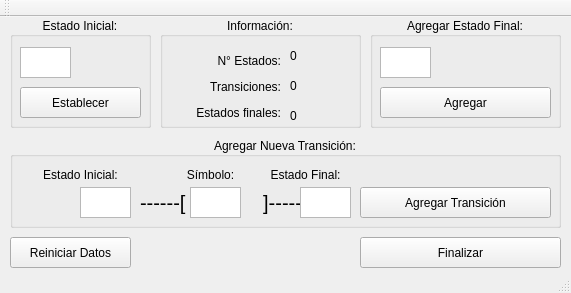
<?xml version="1.0" encoding="UTF-8"?>
<ui version="4.0">
 <class>v_principal</class>
 <widget class="QMainWindow" name="v_principal">
  <property name="geometry">
   <rect>
    <x>0</x>
    <y>0</y>
    <width>571</width>
    <height>293</height>
   </rect>
  </property>
  <property name="windowTitle">
   <string>Mattor :: Setup</string>
  </property>
  <property name="tabShape">
   <enum>QTabWidget::Rounded</enum>
  </property>
  <widget class="QWidget" name="centralWidget">
   <widget class="QGroupBox" name="groupBox">
    <property name="geometry">
     <rect>
      <x>10</x>
      <y>0</y>
      <width>141</width>
      <height>111</height>
     </rect>
    </property>
    <property name="autoFillBackground">
     <bool>true</bool>
    </property>
    <property name="title">
     <string>Estado Inicial:</string>
    </property>
    <property name="alignment">
     <set>Qt::AlignCenter</set>
    </property>
    <property name="flat">
     <bool>false</bool>
    </property>
    <widget class="QPlainTextEdit" name="b_inicial">
     <property name="geometry">
      <rect>
       <x>10</x>
       <y>30</y>
       <width>51</width>
       <height>31</height>
      </rect>
     </property>
     <property name="inputMethodHints">
      <set>Qt::ImhDialableCharactersOnly|Qt::ImhDigitsOnly</set>
     </property>
    </widget>
    <widget class="QLabel" name="l_inicial">
     <property name="geometry">
      <rect>
       <x>70</x>
       <y>30</y>
       <width>61</width>
       <height>31</height>
      </rect>
     </property>
     <property name="text">
      <string/>
     </property>
    </widget>
    <widget class="QPushButton" name="tt_inicial">
     <property name="geometry">
      <rect>
       <x>10</x>
       <y>70</y>
       <width>121</width>
       <height>31</height>
      </rect>
     </property>
     <property name="text">
      <string>Establecer</string>
     </property>
    </widget>
   </widget>
   <widget class="QGroupBox" name="groupBox_2">
    <property name="geometry">
     <rect>
      <x>160</x>
      <y>0</y>
      <width>201</width>
      <height>111</height>
     </rect>
    </property>
    <property name="autoFillBackground">
     <bool>true</bool>
    </property>
    <property name="title">
     <string>Información:</string>
    </property>
    <property name="alignment">
     <set>Qt::AlignCenter</set>
    </property>
    <widget class="QLabel" name="label">
     <property name="geometry">
      <rect>
       <x>10</x>
       <y>30</y>
       <width>111</width>
       <height>81</height>
      </rect>
     </property>
     <property name="text">
      <string>&lt;html&gt;&lt;head/&gt;&lt;body&gt;&lt;p align=&quot;right&quot;&gt;N° Estados:&lt;/p&gt;&lt;p align=&quot;right&quot;&gt;Transiciones:&lt;/p&gt;&lt;p align=&quot;right&quot;&gt;Estados finales:&lt;/p&gt;&lt;/body&gt;&lt;/html&gt;</string>
     </property>
    </widget>
    <widget class="QLabel" name="l_s_estados">
     <property name="geometry">
      <rect>
       <x>130</x>
       <y>30</y>
       <width>61</width>
       <height>17</height>
      </rect>
     </property>
     <property name="text">
      <string>0</string>
     </property>
     <property name="alignment">
      <set>Qt::AlignLeading|Qt::AlignLeft|Qt::AlignVCenter</set>
     </property>
    </widget>
    <widget class="QLabel" name="l_s_transiciones">
     <property name="geometry">
      <rect>
       <x>130</x>
       <y>60</y>
       <width>61</width>
       <height>17</height>
      </rect>
     </property>
     <property name="text">
      <string>0</string>
     </property>
     <property name="alignment">
      <set>Qt::AlignLeading|Qt::AlignLeft|Qt::AlignVCenter</set>
     </property>
    </widget>
    <widget class="QLabel" name="l_s_finales">
     <property name="geometry">
      <rect>
       <x>130</x>
       <y>90</y>
       <width>61</width>
       <height>17</height>
      </rect>
     </property>
     <property name="text">
      <string>0</string>
     </property>
     <property name="alignment">
      <set>Qt::AlignLeading|Qt::AlignLeft|Qt::AlignVCenter</set>
     </property>
    </widget>
   </widget>
   <widget class="QGroupBox" name="groupBox_3">
    <property name="geometry">
     <rect>
      <x>370</x>
      <y>0</y>
      <width>191</width>
      <height>111</height>
     </rect>
    </property>
    <property name="autoFillBackground">
     <bool>true</bool>
    </property>
    <property name="title">
     <string>Agregar Estado Final:</string>
    </property>
    <property name="alignment">
     <set>Qt::AlignCenter</set>
    </property>
    <widget class="QPlainTextEdit" name="b_final">
     <property name="geometry">
      <rect>
       <x>10</x>
       <y>30</y>
       <width>51</width>
       <height>31</height>
      </rect>
     </property>
     <property name="inputMethodHints">
      <set>Qt::ImhDialableCharactersOnly|Qt::ImhDigitsOnly</set>
     </property>
    </widget>
    <widget class="QLabel" name="l_e_final">
     <property name="geometry">
      <rect>
       <x>70</x>
       <y>30</y>
       <width>111</width>
       <height>31</height>
      </rect>
     </property>
     <property name="font">
      <font>
       <weight>75</weight>
       <italic>true</italic>
       <bold>true</bold>
      </font>
     </property>
     <property name="text">
      <string/>
     </property>
    </widget>
    <widget class="QPushButton" name="tt_final">
     <property name="geometry">
      <rect>
       <x>10</x>
       <y>70</y>
       <width>171</width>
       <height>31</height>
      </rect>
     </property>
     <property name="text">
      <string>Agregar</string>
     </property>
    </widget>
   </widget>
   <widget class="QGroupBox" name="groupBox_4">
    <property name="geometry">
     <rect>
      <x>10</x>
      <y>120</y>
      <width>551</width>
      <height>91</height>
     </rect>
    </property>
    <property name="autoFillBackground">
     <bool>true</bool>
    </property>
    <property name="title">
     <string>Agregar Nueva Transición:</string>
    </property>
    <property name="alignment">
     <set>Qt::AlignCenter</set>
    </property>
    <widget class="QLabel" name="l_inicial_2">
     <property name="geometry">
      <rect>
       <x>20</x>
       <y>30</y>
       <width>101</width>
       <height>16</height>
      </rect>
     </property>
     <property name="text">
      <string>&lt;html&gt;&lt;head/&gt;&lt;body&gt;&lt;p&gt;Estado Inicial:&lt;/p&gt;&lt;/body&gt;&lt;/html&gt;</string>
     </property>
     <property name="alignment">
      <set>Qt::AlignCenter</set>
     </property>
    </widget>
    <widget class="QLabel" name="l_inicial_3">
     <property name="geometry">
      <rect>
       <x>170</x>
       <y>30</y>
       <width>61</width>
       <height>16</height>
      </rect>
     </property>
     <property name="text">
      <string>Símbolo:</string>
     </property>
     <property name="alignment">
      <set>Qt::AlignCenter</set>
     </property>
    </widget>
    <widget class="QLabel" name="l_inicial_4">
     <property name="geometry">
      <rect>
       <x>250</x>
       <y>30</y>
       <width>91</width>
       <height>16</height>
      </rect>
     </property>
     <property name="text">
      <string>Estado Final:</string>
     </property>
     <property name="alignment">
      <set>Qt::AlignCenter</set>
     </property>
    </widget>
    <widget class="QPlainTextEdit" name="b_einicial">
     <property name="geometry">
      <rect>
       <x>70</x>
       <y>50</y>
       <width>51</width>
       <height>31</height>
      </rect>
     </property>
     <property name="inputMethodHints">
      <set>Qt::ImhDialableCharactersOnly|Qt::ImhDigitsOnly</set>
     </property>
    </widget>
    <widget class="QPlainTextEdit" name="b_simb">
     <property name="geometry">
      <rect>
       <x>180</x>
       <y>50</y>
       <width>51</width>
       <height>31</height>
      </rect>
     </property>
     <property name="inputMethodHints">
      <set>Qt::ImhNone</set>
     </property>
    </widget>
    <widget class="QPlainTextEdit" name="b_efinal">
     <property name="geometry">
      <rect>
       <x>290</x>
       <y>50</y>
       <width>51</width>
       <height>31</height>
      </rect>
     </property>
     <property name="inputMethodHints">
      <set>Qt::ImhDialableCharactersOnly|Qt::ImhDigitsOnly</set>
     </property>
    </widget>
    <widget class="QLabel" name="l_inicial_5">
     <property name="geometry">
      <rect>
       <x>130</x>
       <y>50</y>
       <width>161</width>
       <height>31</height>
      </rect>
     </property>
     <property name="font">
      <font>
       <pointsize>15</pointsize>
       <weight>50</weight>
       <bold>false</bold>
      </font>
     </property>
     <property name="text">
      <string>------[              ]-----&gt;</string>
     </property>
     <property name="alignment">
      <set>Qt::AlignLeading|Qt::AlignLeft|Qt::AlignVCenter</set>
     </property>
    </widget>
    <widget class="QPushButton" name="tt_tr">
     <property name="geometry">
      <rect>
       <x>350</x>
       <y>50</y>
       <width>191</width>
       <height>31</height>
      </rect>
     </property>
     <property name="text">
      <string>Agregar Transición</string>
     </property>
    </widget>
    <widget class="QLabel" name="l_e_tr">
     <property name="geometry">
      <rect>
       <x>350</x>
       <y>30</y>
       <width>191</width>
       <height>21</height>
      </rect>
     </property>
     <property name="font">
      <font>
       <weight>75</weight>
       <italic>true</italic>
       <bold>true</bold>
      </font>
     </property>
     <property name="text">
      <string/>
     </property>
    </widget>
    <zorder>l_inicial_5</zorder>
    <zorder>l_inicial_2</zorder>
    <zorder>l_inicial_3</zorder>
    <zorder>l_inicial_4</zorder>
    <zorder>b_einicial</zorder>
    <zorder>b_simb</zorder>
    <zorder>b_efinal</zorder>
    <zorder>tt_tr</zorder>
    <zorder>l_e_tr</zorder>
   </widget>
   <widget class="QPushButton" name="tt_limpiar">
    <property name="geometry">
     <rect>
      <x>10</x>
      <y>220</y>
      <width>121</width>
      <height>31</height>
     </rect>
    </property>
    <property name="text">
     <string>Reiniciar Datos</string>
    </property>
   </widget>
   <widget class="QPushButton" name="tt_finalizar">
    <property name="geometry">
     <rect>
      <x>360</x>
      <y>220</y>
      <width>201</width>
      <height>31</height>
     </rect>
    </property>
    <property name="text">
     <string>Finalizar</string>
    </property>
   </widget>
  </widget>
  <widget class="QMenuBar" name="menuBar">
   <property name="geometry">
    <rect>
     <x>0</x>
     <y>0</y>
     <width>571</width>
     <height>22</height>
    </rect>
   </property>
  </widget>
  <widget class="QToolBar" name="mainToolBar">
   <attribute name="toolBarArea">
    <enum>TopToolBarArea</enum>
   </attribute>
   <attribute name="toolBarBreak">
    <bool>false</bool>
   </attribute>
  </widget>
  <widget class="QStatusBar" name="statusBar"/>
 </widget>
 <layoutdefault spacing="6" margin="11"/>
 <resources/>
 <connections/>
</ui>
